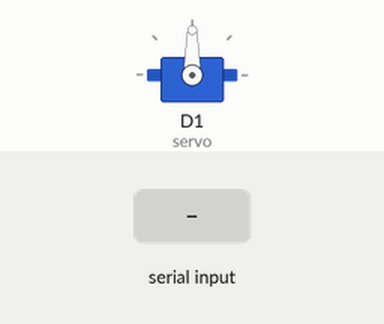
This program was run on a simulated Arduino Nano RP2040 Connect. Shown: servo. The inputs (shaded band) are chosen by the test bench. What the program prints to the serial monitor is not drawn.

Above: at 1.2 s.
1.3 s: "d" received over Serial
Timing chart, 0 to 4.3 s (numbered marks = the images above; inputs shaded):
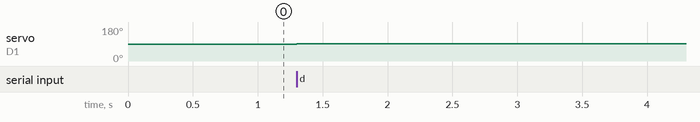

The program:

main.cpp
```cpp
#include <Arduino.h>
#include <Servo.h>

Servo servo;
byte incomingByte;
int angle = 90;     // Start at 90° (you can change this)
int servoSpeed = 1; // Speed of servo movement

void setup()
{
  servo.attach(1);
  Serial.begin(9600);
  Serial.println("Servo test!");
  servo.write(angle); // Set initial position
}

void loop()
{
  if (Serial.available() > 0)
  {
    incomingByte = Serial.read();

    if (incomingByte == 'd')
    {
      angle += servoSpeed; // Increase angle
    }
    else if (incomingByte == 'g')
    {
      angle -= servoSpeed; // Decrease angle
    }

    // Ensure angle stays within valid range
    angle = constrain(angle, 0, 180);

    servo.write(angle);
    Serial.print("Servo angle: ");
    Serial.println(angle);
  }
}
```

Measured:
- after the input at 1.3 s, servo on D1 (servo): 90° → 91° at once
